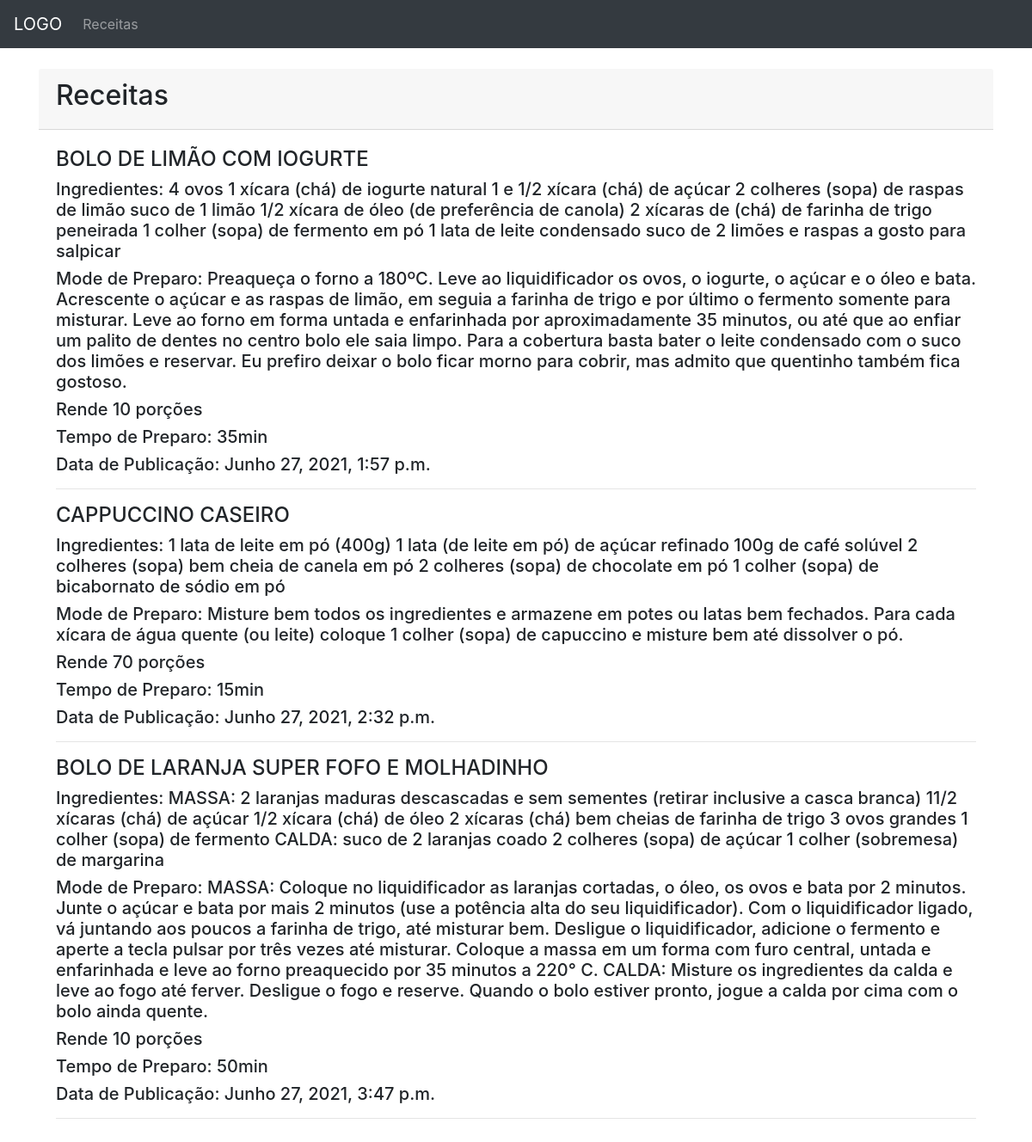
Page /app/home/ on the earlier database version.
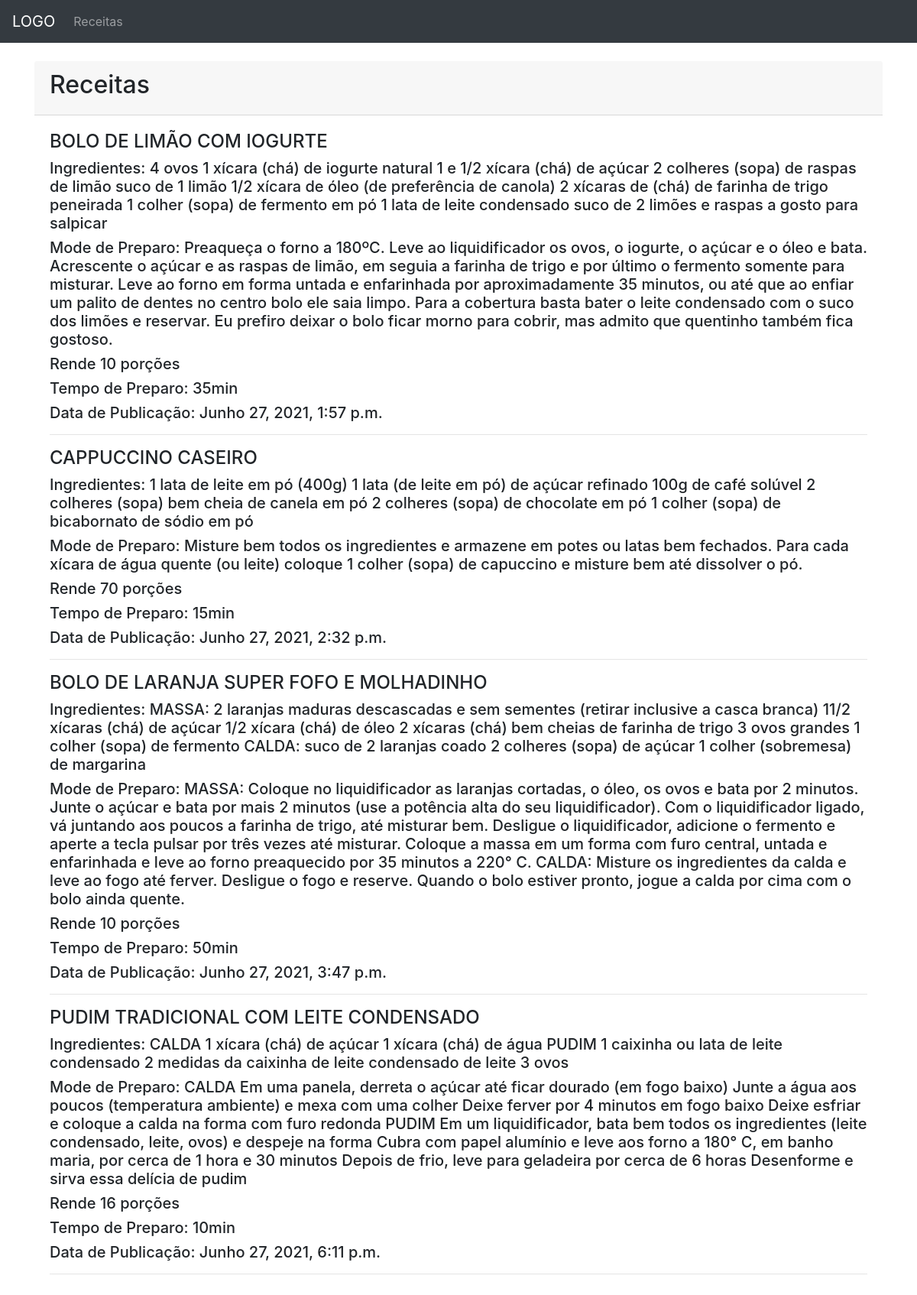
Same page on the later database version.
### blogReceita/models.py (models this page shows, shortened)
class Receita(models.Model):
    nome = models.CharField(max_length=200, null=False, blank=False)
    ingredientes = models.TextField(null=False, blank=False)
    preparo = models.TextField(null=False, blank=False)
    porcao = models.PositiveIntegerField(null=False, blank=False)
    tempoPreparo = models.CharField(max_length=100, null=False, blank=False)
    publicacao = models.DateTimeField(auto_now=True)
    infoAdicional = models.TextField(blank=True, null=True)
    class Meta:
         verbose_name_plural = 'Receitas'

### blogReceita/views.py (the view)
# urls.py: path('home/', home.as_view(), name='home'),
class home(ListView):
    model = Receita
    template_name = 'index.html'
    context_object_name = 'receitas'

### templates/index.html (shortened to what this page needs)
{% extends 'base.html' %}
{% block content %}
<br>
<div class="container">
    <div class="card-header">
        <h2>Receitas</h2>
    </div>
    <div class="card-body">
        {% for r in receitas %}
            <h4>{{ r.nome }}</h4>
            <h5>Ingredientes: {{ r.ingredientes }}</h5>
            <h5>Mode de Preparo: {{ r.preparo }}</h5>
            <h5>Rende {{ r.porcao }} porções</h5>
            <h5>Tempo de Preparo: {{ r.tempoPreparo }}</h5>
            <h5>Data de Publicação: {{ r.publicacao }}</h5>
        <hr>
        {% endfor %}
    </div>
</div>
{% endblock content %}

### templates/base.html (shortened to what this page needs)
<!DOCTYPE html>
{% load static %}
<html lang="pt-br" xmlns="http://www.w3.org/1999/html">
<head>
    <link rel="stylesheet" href="{% static '/css/bootstrap.min.css' %}">
</head>
<body>
<nav class="navbar navbar-expand-lg navbar-dark bg-dark">
    <a class="navbar-brand" href="/">
        LOGO
    </a>
    <ul class="navbar-nav mr-auto">
        <li class="nav-item">
            <a href="{% url 'home' %}" class="nav-link">Receitas</a>
        </li>
    </ul>
</nav>
{% block content %}
{% endblock content %}
</body>
</html>

Differences in the rows shown:
added Receita: nome "PUDIM TRADICIONAL COM LEITE CONDENSADO", ingredientes "CALDA 1 xícara (chá) de açúcar 1 xícara (chá) de água PUDIM 1 caixinha ou lata de leite condensado 2 medidas da caixinha de leite condensado de leite 3 ovos", preparo "CALDA Em uma panela, derreta o açúcar até ficar dourado (em fogo baixo) Junte a água aos poucos (temperatura ambiente) e mexa com uma colher Deixe ferver por 4 minutos em fogo baixo Deixe esfriar e coloque a calda na forma com furo redonda PUDIM Em um liquidificador, bata bem todos os ingredientes (leite condensado, leite, ovos) e despeje na forma Cubra com papel alumínio e leve aos forno a 180° C, em banho maria, por cerca de 1 hora e 30 minutos Depois de frio, leve para geladeira por cerca de 6 horas Desenforme e sirva essa delícia de pudim", porcao "16", tempoPreparo "10min", publicacao "Junho 27, 2021, 6:11 p.m."
